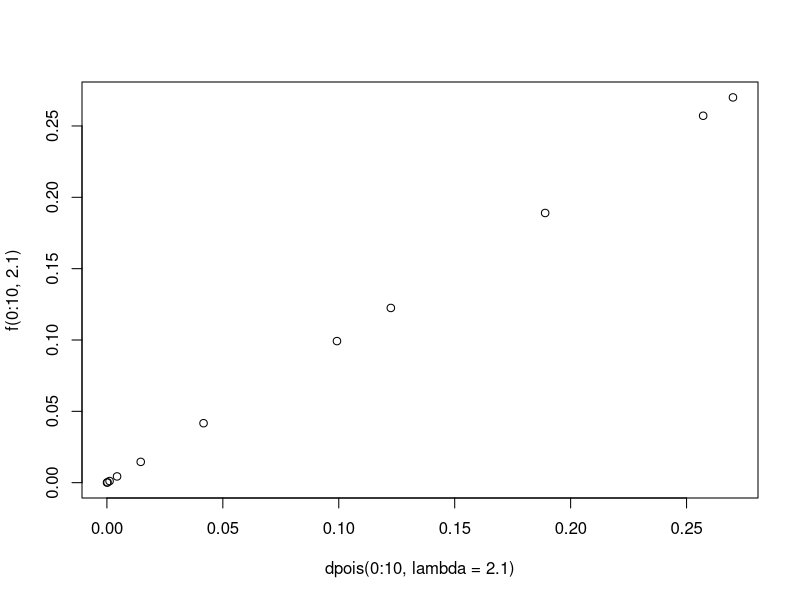
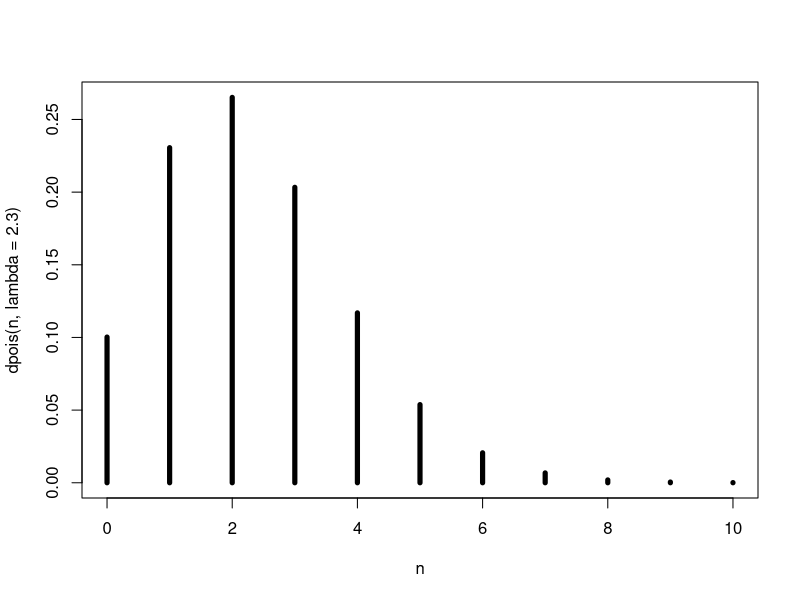
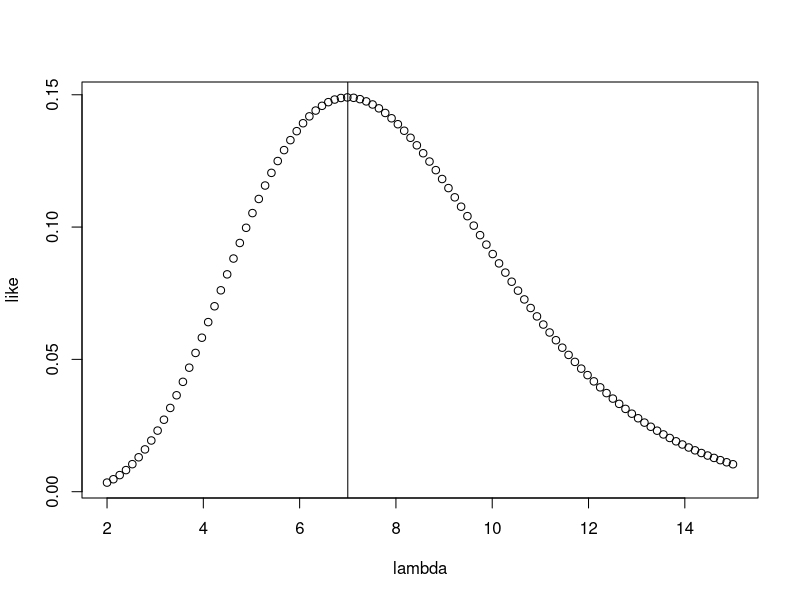
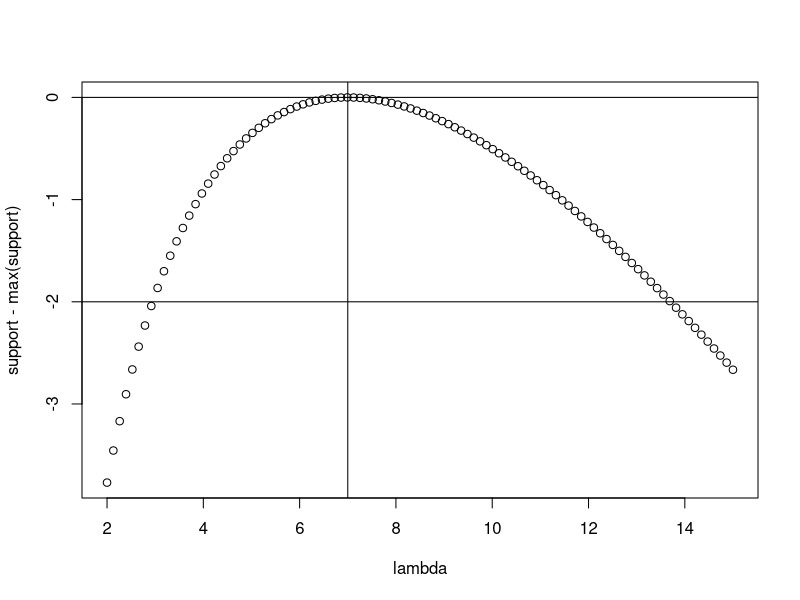

The R script that drew these images, in order:
## ---- chunk 1
f <- function(n,lambda){exp(-lambda)*lambda^n/factorial(n)}
f(0:10,lambda=2.1)
dpois(0:10,lambda=2.1)

f(0:10,2.1)-dpois(0:10,lambda=2.1)
## ---- chunk 2
plot(dpois(0:10,lambda=2.1),f(0:10,2.1))
## ---- chunk 3
sum(dpois(0:10,lambda=0.4))
sum(dpois(0:10,lambda=1.2))
sum(dpois(0:10,lambda=3.3))
sum(dpois(0:10,lambda=3.8))
## ---- chunk 4
n <- 0:10
plot(n,dpois(n,lambda=2.3),type="h",lwd=5)
## ---- chunk 5
lambda <- seq(from=2,to=15,len=100)
like  <- dpois(7,lambda=lambda)
plot(lambda,like)
abline(v=7)
## ---- chunk 6
lambda <- seq(from=2,to=15,len=100)
support  <- dpois(7,lambda=lambda,log=TRUE)
plot(lambda,support-max(support))
abline(v=7)
abline(h=c(0,-2))
